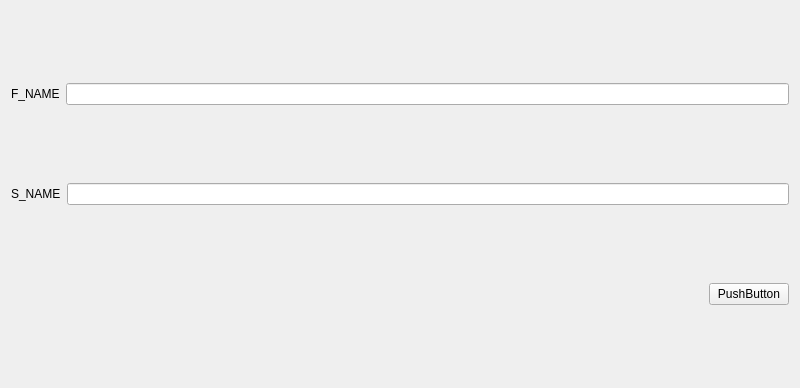
<?xml version="1.0" encoding="UTF-8"?>
<ui version="4.0">
 <class>Widget</class>
 <widget class="QWidget" name="Widget">
  <property name="geometry">
   <rect>
    <x>0</x>
    <y>0</y>
    <width>800</width>
    <height>388</height>
   </rect>
  </property>
  <property name="windowTitle">
   <string>Widget</string>
  </property>
  <layout class="QVBoxLayout" name="verticalLayout">
   <item>
    <layout class="QHBoxLayout" name="horizontalLayout">
     <item>
      <widget class="QLabel" name="label">
       <property name="text">
        <string>F_NAME</string>
       </property>
      </widget>
     </item>
     <item>
      <widget class="QLineEdit" name="f_button"/>
     </item>
    </layout>
   </item>
   <item>
    <layout class="QHBoxLayout" name="horizontalLayout_2">
     <item>
      <widget class="QLabel" name="label_2">
       <property name="text">
        <string>S_NAME</string>
       </property>
      </widget>
     </item>
     <item>
      <widget class="QLineEdit" name="s_button"/>
     </item>
    </layout>
   </item>
   <item>
    <layout class="QHBoxLayout" name="horizontalLayout_3">
     <item>
      <spacer name="horizontalSpacer">
       <property name="orientation">
        <enum>Qt::Horizontal</enum>
       </property>
       <property name="sizeHint" stdset="0">
        <size>
         <width>40</width>
         <height>20</height>
        </size>
       </property>
      </spacer>
     </item>
     <item>
      <widget class="QPushButton" name="pushButton">
       <property name="text">
        <string>PushButton</string>
       </property>
      </widget>
     </item>
    </layout>
   </item>
  </layout>
 </widget>
 <resources/>
 <connections/>
</ui>
